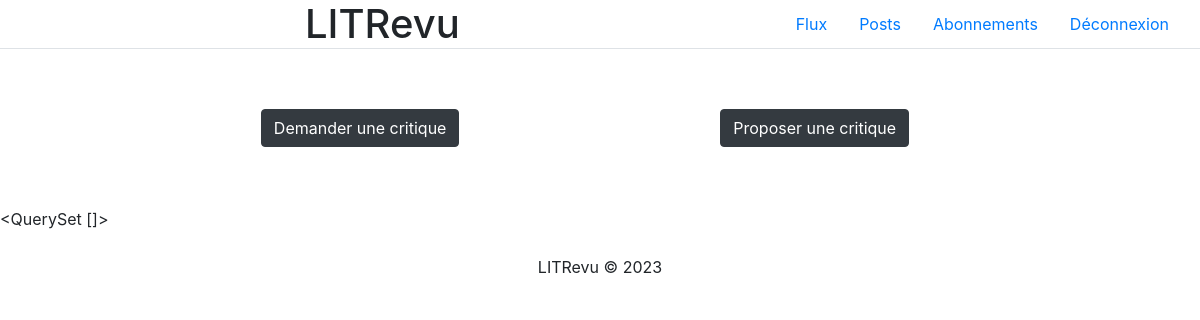
Page /flux/ (signed in) on the earlier database version.
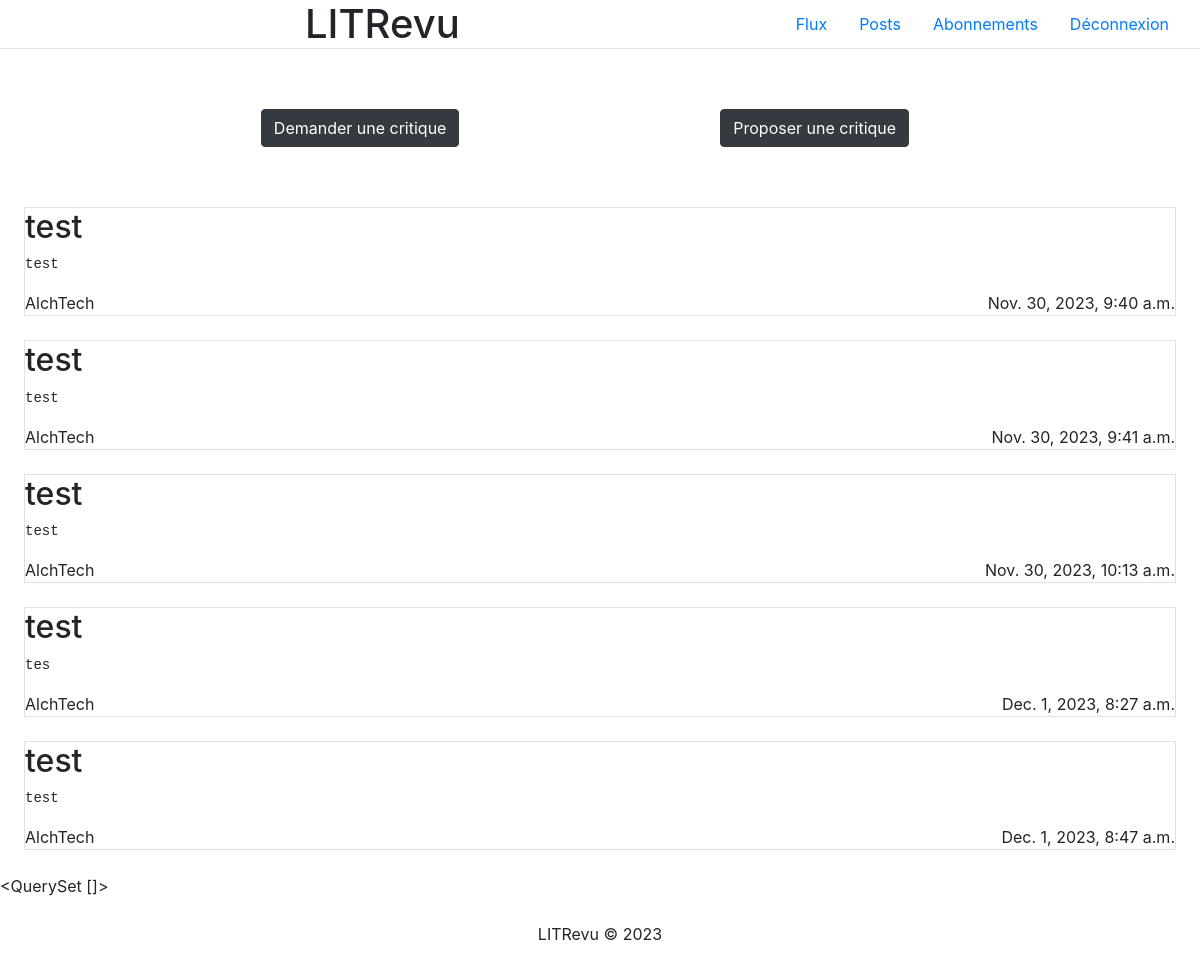
Same page on the later database version.
### LITReview/models.py (models this page shows)
class Ticket(models.Model):
    title = models.CharField(max_length=128)
    description = models.TextField(max_length=2048)
    user = models.ForeignKey(User, on_delete=models.CASCADE)
    image = models.ImageField(null=True, blank=True, upload_to='images/')
    time_created = models.DateTimeField(auto_now_add=True)

### LITReview/views.py (the view, shortened to what this page needs)
# urls.py: path('flux/', views.Flux.as_view(), name='flux'),
class Flux(LoginRequiredMixin, View):
    login_url = '/'
    def get(self, request):
        demandes_critiques = Ticket.objects.filter(user=request.user)
        demandes_reviews = Review.objects.filter(user=request.user)
        return render(request, 'LITReview/flux.html', {'demandes_critiques': demandes_critiques, 'demandes_reviews': demandes_reviews})

### LITReview/templates/LITReview/flux.html (shortened to what this page needs)
<!DOCTYPE html>
<html lang="en">
    {% include 'LITReview/partials/head.html' %}
<body>
    {% include 'LITReview/partials/header.html' %}
    <body>
        <div class="container-fluid row" style="justify-content: space-evenly; margin-block: 5%;">
            <div class="demande">
                <button type="button" class="btn btn-dark">
                    <a href="{% url 'demande_critique' %}" class="text-white">Demander une critique</a>
                </button>
            </div>
            <div class="proposition">
                <button type="button" class="btn btn-dark">
                    <a href="{% url 'proposer_critique' %}" class="text-white">Proposer une critique</a>
                </button>
            </div>
        </div>
        <div class="flux">
            {% for demande_critique in demandes_critiques %}
                <div class="demande_critique border m-4">
                    <h2>{{ demande_critique.title }}</h2>
                    <pre>{{ demande_critique.description }}</pre>
                    <div style="display: flex; justify-content: space-between;">
                        <span>{{ demande_critique.user }}</span>
                        <span>{{ demande_critique.time_created }}</span>
                    </div>
                </div>
            {% endfor %}
            {{ demandes_reviews }}
        </div>
    </body>
    {% include 'LITReview/partials/footer.html' %}
</body>
</html>

Differences in the rows shown:
added Ticket: title "test", description "test", user "AlchTech", time_created "Nov. 30, 2023, 9:40 a.m."
added Ticket: title "test", description "test", user "AlchTech", time_created "Nov. 30, 2023, 9:41 a.m."
added Ticket: title "test", description "test", user "AlchTech", time_created "Nov. 30, 2023, 10:13 a.m."
added Ticket: title "test", description "tes", user "AlchTech", time_created "Dec. 1, 2023, 8:27 a.m."
added Ticket: title "test", description "test", user "AlchTech", time_created "Dec. 1, 2023, 8:47 a.m."
